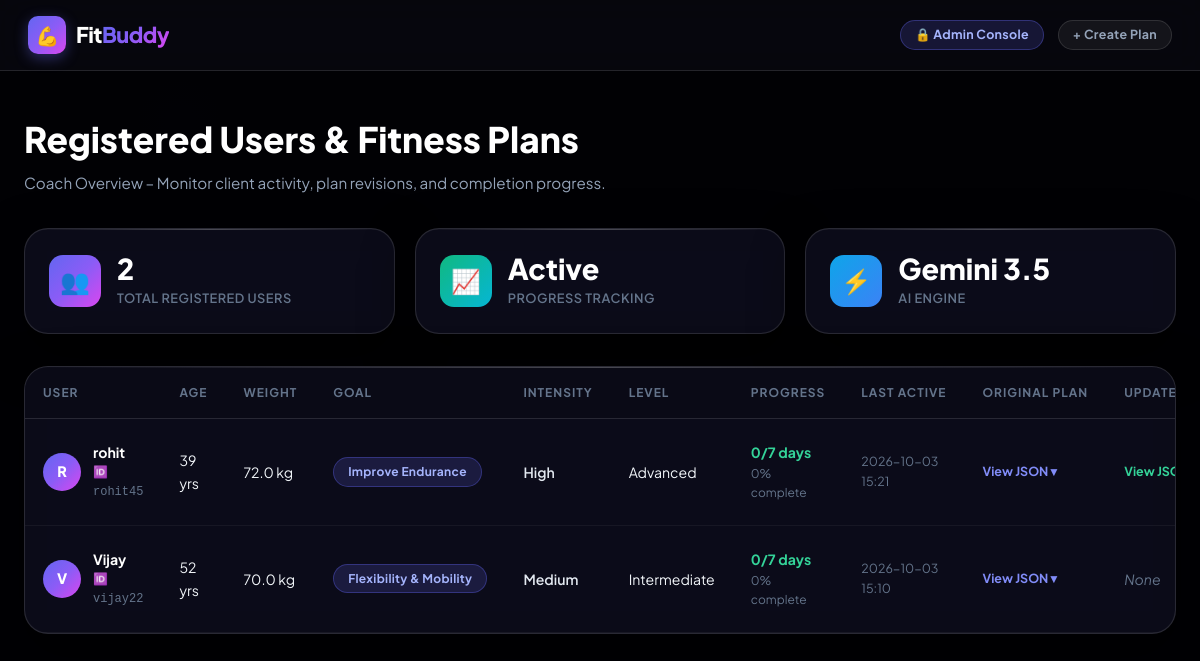
Screenshot of /view-all-users with the database file from the repository.
### app/database.py (models this page shows)
class User(Base):
    __tablename__ = "users"
    id                 = Column(Integer, primary_key=True, index=True)
    user_id            = Column(String(50), nullable=True, index=True)
    name               = Column(String(100), nullable=False)
    age                = Column(Integer, nullable=False)
    weight             = Column(Float, nullable=False)
    goal               = Column(String(100), nullable=False)
    intensity          = Column(String(50), nullable=False)
    experience_level   = Column(String(50), nullable=False, default="Beginner")
    last_activity      = Column(DateTime, nullable=True)
    created_at         = Column(DateTime, default=lambda: datetime.now(timezone.utc))
    plans = relationship("Plan", back_populates="user", cascade="all, delete-orphan")
    progress = relationship("WorkoutProgress", back_populates="user", cascade="all, delete-orphan")

### app/routes.py (the view)
@router.get("/view-all-users")
async def view_all_users(request: Request, db: Session = Depends(get_db)):
    orm_users = get_all_users(db)
    users = []
    for u in orm_users:
        latest = u.plans[-1] if u.plans else None
        progress = _build_progress_context(db, u)
        users.append({
            "id": u.id,
            "name": u.name,
            "age": u.age,
            "weight": u.weight,
            "goal": u.goal,
            "intensity": u.intensity,
            "experience_level": u.experience_level,
            "completed_days": progress["completed_days"],
            "progress_percentage": progress["progress_percentage"],
            "last_activity": u.last_activity.strftime("%Y-%m-%d %H:%M") if u.last_activity else 'Never',
            "user_id": u.user_id or "",
            "original_plan": latest.original_plan if latest else "",
            "updated_plan": latest.updated_plan if latest else "",
            "nutrition_tip": latest.nutrition_tip if latest else "",
            "plan_id": latest.id if latest else None,
        })
    return templates.TemplateResponse(request, "all_users.html", {
        "request": request,
        "users": users,
    })

### app/templates/all_users.html (shortened to what this page needs)
<!DOCTYPE html>
<html lang="en">
<head>
  <link rel="stylesheet" href="/static/css/style.css" />
</head>
<body>
  <header class="site-header" role="banner">
    <div class="header-inner">
      <a href="/" class="brand-link">
        <span class="brand-icon">💪</span>
        <span>Fit<span class="gradient-text">Buddy</span></span>
      </a>
      <div style="display:flex; align-items:center; gap:14px;">
        <span class="badge badge-purple">🔒 Admin Console</span>
        <a href="/" class="badge" style="background:rgba(255,255,255,0.06); border:1px solid var(--border-glass); color:var(--text-muted);">
          + Create Plan
        </a>
      </div>
    </div>
  </header>
  <main role="main">
    <div class="admin-header-title">
      <div>
        <h1 class="dash-h1">Registered Users &amp; Fitness Plans</h1>
        <p class="dash-sub">Coach Overview &ndash; Monitor client activity, plan revisions, and completion progress.</p>
      </div>
    </div>
    <div class="metrics-grid">
      <div class="glass-card metric-card">
        <div class="metric-icon" style="background:var(--grad-primary);">👥</div>
        <div class="metric-info">
          <span class="metric-value">{{ users | length }}</span>
          <span class="metric-label">Total Registered Users</span>
        </div>
      </div>
      <div class="glass-card metric-card">
        <div class="metric-icon" style="background:var(--grad-success);">📈</div>
        <div class="metric-info">
          <span class="metric-value">Active</span>
          <span class="metric-label">Progress Tracking</span>
        </div>
      </div>
      <div class="glass-card metric-card">
        <div class="metric-icon" style="background:var(--grad-cyan);">⚡</div>
        <div class="metric-info">
          <span class="metric-value">Gemini 3.5</span>
          <span class="metric-label">AI Engine</span>
        </div>
      </div>
    </div>
    {% if users %}
    <div class="glass-card table-card">
      <div class="table-wrap">
        <table aria-label="Registered Users Data">
          <thead>
            <tr>
              <th>User</th>
              <th>Age</th>
              <th>Weight</th>
              <th>Goal</th>
              <th>Intensity</th>
              <th>Level</th>
              <th>Progress</th>
              <th>Last Active</th>
              <th>Original Plan</th>
              <th>Updated Plan</th>
            </tr>
          </thead>
          <tbody>
            {% for user in users %}
            <tr>
              <td>
                <div class="user-cell">
                  <div class="user-avatar-mini">{{ user.name[0] | upper }}</div>
                  <div>
                    <div class="user-name-text">{{ user.name }}</div>
                    {% if user.user_id %}<div class="user-id-text">🆔 {{ user.user_id }}</div>{% endif %}
                  </div>
                </div>
              </td>
              <td>{{ user.age }} yrs</td>
              <td>{{ user.weight }} kg</td>
              <td>
                <span class="badge badge-purple" style="font-size:0.75rem;">{{ user.goal }}</span>
              </td>
              <td style="text-transform:capitalize; font-weight:600; color:#e2e8f0;">{{ user.intensity }}</td>
              <td>{{ user.experience_level }}</td>
              <td>
                <div style="font-weight:700; color:#34d399;">{{ user.completed_days }}/7 days</div>
                <div style="font-size:0.75rem; color:var(--text-dim);">{{ user.progress_percentage }}% complete</div>
              </td>
              <td style="font-size:0.78rem; color:var(--text-dim);">
                {{ user.last_activity or 'Just now' }}
              </td>
              <td>
                {% if user.original_plan %}
                <details>
                  <summary>View JSON ▾</summary>
                </details>
                {% else %}<span style="color:var(--text-dim); font-style:italic;">None</span>{% endif %}
              </td>
              <td>
                {% if user.updated_plan %}
                <details>
                  <summary style="color:#34d399;">View JSON ▾</summary>
                </details>
                {% else %}<span style="color:var(--text-dim); font-style:italic;">None</span>{% endif %}
              </td>
            </tr>
            {% endfor %}
          </tbody>
        </table>
      </div>
    </div>
    {% endif %}
  </main>
</body>
</html>

### app/templates/all_users.html (style rules this page uses)
main { max-width: 1280px; margin: 0 auto; padding: 40px 24px 80px; display: flex; flex-direction: column; gap: 32px; }
.admin-header-title { display: flex; align-items: center; justify-content: space-between; flex-wrap: wrap; gap: 16px; }
.dash-h1 { font-size: 2.2rem; font-weight: 800; color: #fff; }
.dash-sub { font-size: 0.95rem; color: var(--text-muted); margin-top: 4px; }
.metrics-grid { display: grid; grid-template-columns: repeat(auto-fit, minmax(220px, 1fr)); gap: 20px; }
.metric-card { padding: 24px; display: flex; align-items: center; gap: 16px; }
.metric-icon { width: 52px; height: 52px; border-radius: 14px; display: flex; align-items: center; justify-content: center; font-size: 1.5rem; flex-shrink: 0; }
.metric-info { display: flex; flex-direction: column; }
.metric-value { font-size: 1.8rem; font-weight: 800; color: #fff; line-height: 1.1; }
.metric-label { font-size: 0.8rem; font-weight: 600; color: var(--text-dim); text-transform: uppercase; letter-spacing: 0.5px; margin-top: 4px; }
.table-card { padding: 0; overflow: hidden; }
.table-wrap { overflow-x: auto; width: 100%; }
table { width: 100%; border-collapse: collapse; font-size: 0.88rem; text-align: left; }
thead th { background: rgba(10, 10, 24, 0.7); padding: 16px 18px; font-size: 0.75rem; font-weight: 700; text-transform: uppercase; letter-spacing: 1px; color: var(--text-dim); border-bottom: 1px solid var(--border-glass); white-space: nowrap; }
tbody tr { border-bottom: 1px solid rgba(255, 255, 255, 0.05); transition: background 0.15s ease; }
td { padding: 16px 18px; vertical-align: middle; color: var(--text-main); }
.user-cell { display: flex; align-items: center; gap: 12px; }
.user-avatar-mini { width: 38px; height: 38px; border-radius: 50%; background: var(--grad-primary); display: flex; align-items: center; justify-content: center; font-weight: 800; font-size: 0.9rem; color: #fff; flex-shrink: 0; }
.user-name-text { font-weight: 700; color: #fff; }
.user-id-text { font-size: 0.75rem; color: var(--text-dim); font-family: monospace; }
details summary { cursor: pointer; font-size: 0.78rem; font-weight: 700; color: var(--day-0-accent); user-select: none; list-style: none; }

### rows the page displays
User: name "R", name "rohit", user_id "rohit45", weight "72.0", goal "Improve Endurance", intensity "High", experience_level "Advanced"
User: name "V", name "Vijay", user_id "vijay22", weight "70.0", goal "Flexibility & Mobility", intensity "Medium", experience_level "Intermediate"

### other values shown
{{ users | length }} "2"
{{ user.age }} "39" "52"
{{ user.completed_days }} "0" "0"
{{ user.progress_percentage }} "0" "0"
{{ user.last_activity or 'Just now' }} "2026-10-03 15:21" "2026-10-03 15:10"
